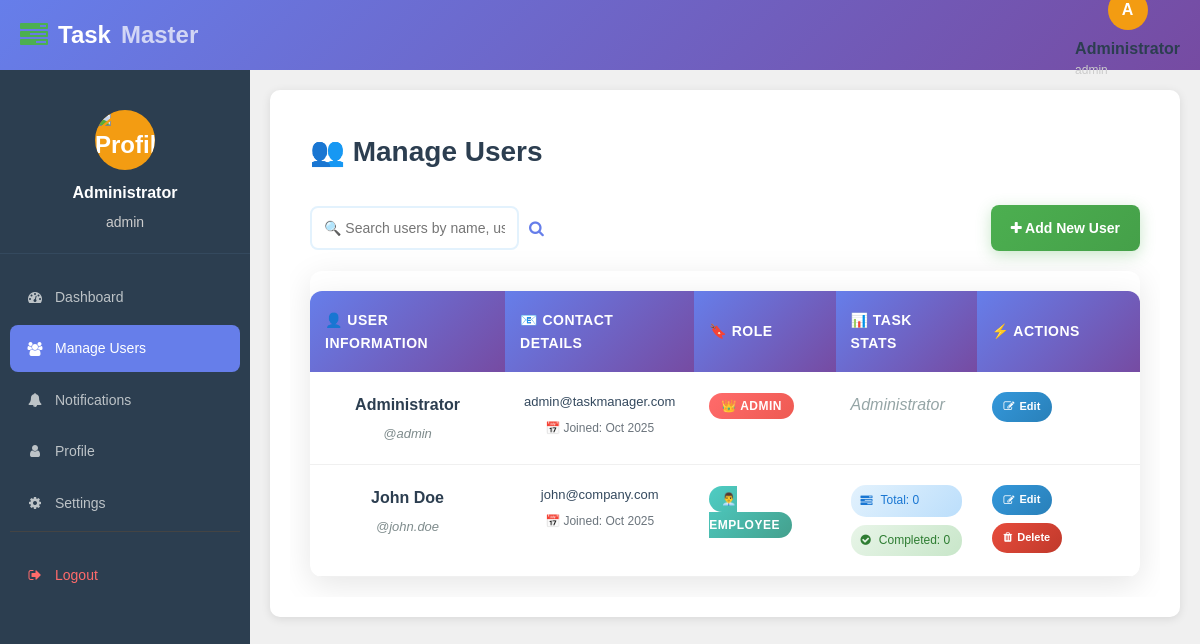
Screenshot of /user.php (signed in) with the database file from the repository.
### tables this page shows
CREATE TABLE users (
    id INT AUTO_INCREMENT PRIMARY KEY,
    full_name VARCHAR(100) NOT NULL,
    email VARCHAR(150) NOT NULL UNIQUE, 
    username VARCHAR(50) NOT NULL UNIQUE,
    password VARCHAR(255) NOT NULL,
    role ENUM('admin', 'employee') NOT NULL DEFAULT 'employee',
    profile_image VARCHAR(255) NULL,
    avatar_letter CHAR(1) NULL,
    avatar_color VARCHAR(7) NULL,
    created_at TIMESTAMP DEFAULT CURRENT_TIMESTAMP,
    updated_at TIMESTAMP DEFAULT CURRENT_TIMESTAMP ON UPDATE CURRENT_TIMESTAMP,
    
    INDEX idx_username (username),
    INDEX idx_email (email),
    INDEX idx_role (role)
);

### user.php (the view, shortened to what this page needs)
<?php
if (isset($_SESSION['role']) && isset($_SESSION['id'])) {
    if ($_SESSION['role'] == 'admin') {
        include "DB_connection.php";
        $users_query = "SELECT u.*,
                              COUNT(t.id) as total_tasks,
                              SUM(CASE WHEN t.status = 'completed' THEN 1 ELSE 0 END) as completed_tasks
                       FROM users u
                       LEFT JOIN tasks t ON u.id = t.assigned_to
                       GROUP BY u.id
                       ORDER BY u.role, u.full_name";
        $users_result = $conn->query($users_query);
?>
<!DOCTYPE html>
<html>
<head>
    <link rel="stylesheet" href="https://stackpath.bootstrapcdn.com/font-awesome/4.7.0/css/font-awesome.min.css">
    <link rel="stylesheet" href="css/style.css">
</head>
<body>
    <?php include "inc/header.php"; ?>
    <?php include "inc/nav.php"; ?>
    <div class="body">
        <section class="section-1">
            <div class="dashboard-container">
                <h4 class="title">👥 Manage Users</h4>
                <div class="search-bar">
                    <div class="user-actions-flex">
                        <input type="text" id="searchInput" class="search-input" placeholder="🔍 Search users by name, username or email..." onkeyup="filterUsers()">
                        <i class="fa fa-search search-icon"></i>
                    </div>
                    <a href="add-user.php" class="add-user-btn">
                        <i class="fa fa-plus"></i> Add New User
                    </a>
                </div>
                <div class="table-container">
                    <div class="desktop-table-view">
                        <table class="users-table" id="usersTable">
                    <thead>
                        <tr>
                            <th>👤 User Information</th>
                            <th>📧 Contact Details</th>
                            <th>🔖 Role</th>
                            <th>📊 Task Stats</th>
                            <th>⚡ Actions</th>
                        </tr>
                    </thead>
                    <tbody>
                        <?php while($user = $users_result->fetch()) { ?>
                        <tr>
                            <td>
                                <div class="user-info">
                                    <span class="user-name"><?= htmlspecialchars($user['full_name']) ?></span>
                                    <span class="user-username">@<?= htmlspecialchars($user['username']) ?></span>
                                </div>
                            </td>
                            <td>
                                <div class="user-info">
                                    <span class="user-email"><?= htmlspecialchars($user['email']) ?></span>
                                    <span class="text-muted-small">
                                        📅 Joined:
                                        <?php
                                        if (isset($user['created_at'])) {
                                            echo date('M Y', strtotime($user['created_at']));
                                        }
                                        ?>
                                    </span>
                                </div>
                            </td>
                            <td>
                                <span class="role-badge role-<?= $user['role'] ?>">
                                    <?= $user['role'] == 'admin' ? '👑 Admin' : '👨‍💼 Employee' ?>
                                </span>
                            </td>
                            <td>
                                <?php if($user['role'] == 'employee') { ?>
                                <div class="task-stats">
                                    <div class="stat-item stat-total">
                                        <i class="fa fa-tasks"></i>
                                        <span>Total: <?= $user['total_tasks'] ?></span>
                                    </div>
                                    <div class="stat-item stat-completed">
                                        <i class="fa fa-check-circle"></i>
                                        <span>Completed: <?= $user['completed_tasks'] ?></span>
                                    </div>
                                </div>
                                <?php } else { ?>
                                <span class="admin-badge">Administrator</span>
                                <?php } ?>
                            </td>
                            <td>
                                <div class="user-actions">
                                    <a href="edit-user.php?id=<?= $user['id'] ?>" class="action-btn btn-edit">
                                        <i class="fa fa-edit"></i> Edit
                                    </a>
                                    <?php if($user['id'] != $_SESSION['id']) { ?>
                                    <a href="delete-user.php?id=<?= $user['id'] ?>"
                                       class="action-btn btn-delete"
                                       onclick="return confirm('Are you sure you want to delete this user?')">
                                        <i class="fa fa-trash"></i> Delete
                                    </a>
                                    <?php } ?>
                                </div>
                            </td>
                        </tr>
                        <?php } ?>
                    </tbody>
                </table>
                    </div>
                </div>
            </div>
        </section>
    </div>
</body>
</html>
<?php
    } else {
        $em = "You don't have permission to view this page";
        header("Location: login.php?error=$em");
        exit();
    }
} else {
    $em = "First login";
    header("Location: login.php?error=$em");
    exit();
}
?>

### css/style.css (style rules this page uses)
* { margin: 0; padding: 0; box-sizing: border-box; text-decoration: none; list-style: none; }
body { background-color: #f0f0f0; font-family: Arial, sans-serif; visibility: visible !important; opacity: 1 !important; line-height: 1.6; }
html, body { overflow-x: hidden; }
.header, .side-bar, .body { will-change: auto; backface-visibility: hidden; }
.user-info { display: flex; align-items: center; gap: 10px; color: #fff; }
.user-name { font-weight: bold; font-size: 14px; }
.body { margin-left: 250px; margin-top: 70px; padding: 20px; min-height: calc(100vh - 70px); transition: margin-left 0.3s ease; }
.section-1 { background: #fff; border-radius: 10px; padding: 20px; box-shadow: 0 2px 10px rgba(0,0,0,0.1); }
.text-muted-small { color: #6c757d; font-size: 12px; }
.user-actions-flex { display: flex; gap: 10px; align-items: center; }
.admin-badge { color: #95a5a6; font-style: italic; }
.title { display: flex; justify-content: space-between; align-items: center; margin-bottom: 25px; flex-wrap: wrap; gap: 15px; }

### user.php (style rules this page uses)
.dashboard-container { padding: 20px; max-width: 100%; overflow-x: hidden; }
.title { color: #2c3e50; margin-bottom: 30px; font-size: 28px; font-weight: 700; }
.search-bar { margin-bottom: 20px; display: flex; gap: 10px; align-items: center; justify-content: space-between; flex-wrap: wrap; }
.search-input { padding: 12px; border: 2px solid #e3f2fd; border-radius: 8px; width: 100%; max-width: 350px; font-size: 14px; transition: border-color 0.3s; }
.add-user-btn { background: linear-gradient(135deg, #4caf50, #45a049); color: white; border: none; padding: 12px 20px; border-radius: 8px; cursor: pointer; font-size: 14px; font-weight: 600; transition: all 0.3s ease; text-decoration: none; display: inline-block; box-shadow: 0 4px 15px rgba(76, 175, 80, 0.3); white-space: nowrap; }
.table-container { width: 100%; overflow: hidden; background: white; border-radius: 12px; box-shadow: 0 8px 32px rgba(0, 0, 0, 0.1); }
.desktop-table-view { overflow-x: auto; -webkit-overflow-scrolling: touch; }
.users-table { width: 100%; border-collapse: collapse; background: white; border-radius: 12px; overflow: hidden; box-shadow: 0 8px 32px rgba(0,0,0,0.1); margin-top: 20px; }
.users-table th { background: linear-gradient(135deg, #667eea 0%, #764ba2 100%); color: white; padding: 18px 15px; text-align: left; font-weight: 600; font-size: 14px; text-transform: uppercase; letter-spacing: 0.5px; }
.users-table td { padding: 20px 15px; border-bottom: 1px solid #f0f0f0; vertical-align: top; }
.user-info { display: flex; flex-direction: column; gap: 6px; }
.user-name { font-weight: bold; color: #2c3e50; font-size: 16px; }
.user-username { color: #7f8c8d; font-size: 13px; font-style: italic; }
.user-email { color: #34495e; font-size: 13px; }
.role-badge { padding: 6px 12px; border-radius: 15px; font-size: 12px; font-weight: bold; text-transform: uppercase; letter-spacing: 0.5px; }
.role-admin { background: linear-gradient(135deg, #ff6b6b, #ee5a52); color: white; }
.role-employee { background: linear-gradient(135deg, #4ecdc4, #44a08d); color: white; }
.task-stats { display: flex; flex-direction: column; gap: 8px; }
.stat-item { display: flex; align-items: center; gap: 8px; padding: 6px 10px; border-radius: 15px; font-size: 12px; font-weight: 500; }
.stat-total { background: linear-gradient(135deg, #e3f2fd, #bbdefb); color: #1976d2; }
.stat-completed { background: linear-gradient(135deg, #e8f5e8, #c8e6c9); color: #2e7d32; }
.user-actions { display: flex; gap: 8px; flex-wrap: wrap; }
.action-btn { padding: 6px 12px; border: none; border-radius: 15px; cursor: pointer; font-size: 11px; font-weight: 600; text-decoration: none; transition: all 0.3s ease; display: inline-flex; align-items: center; gap: 5px; }
.btn-edit { background: linear-gradient(135deg, #3498db, #2980b9); color: white; }
.btn-delete { background: linear-gradient(135deg, #e74c3c, #c0392b); color: white; }
.search-icon { color: #667eea; font-size: 16px; }
@media (min-width: 769px) { .desktop-table-view { display: block; } }

### rows the page displays
users: full_name "Administrator", username "admin", email "admin@taskmanager.com", created_at "Oct 2025", role "👑 ADMIN"
users: full_name "John Doe", username "john.doe", email "john@company.com", created_at "Oct 2025", role "👨‍💼 EMPLOYEE", total_tasks "0", completed_tasks "0"

### other values shown
substr($_SESSION['full_name'], 0, 1) "A"
$_SESSION['full_name'] "Administrator"
$_SESSION['role'] "admin"
